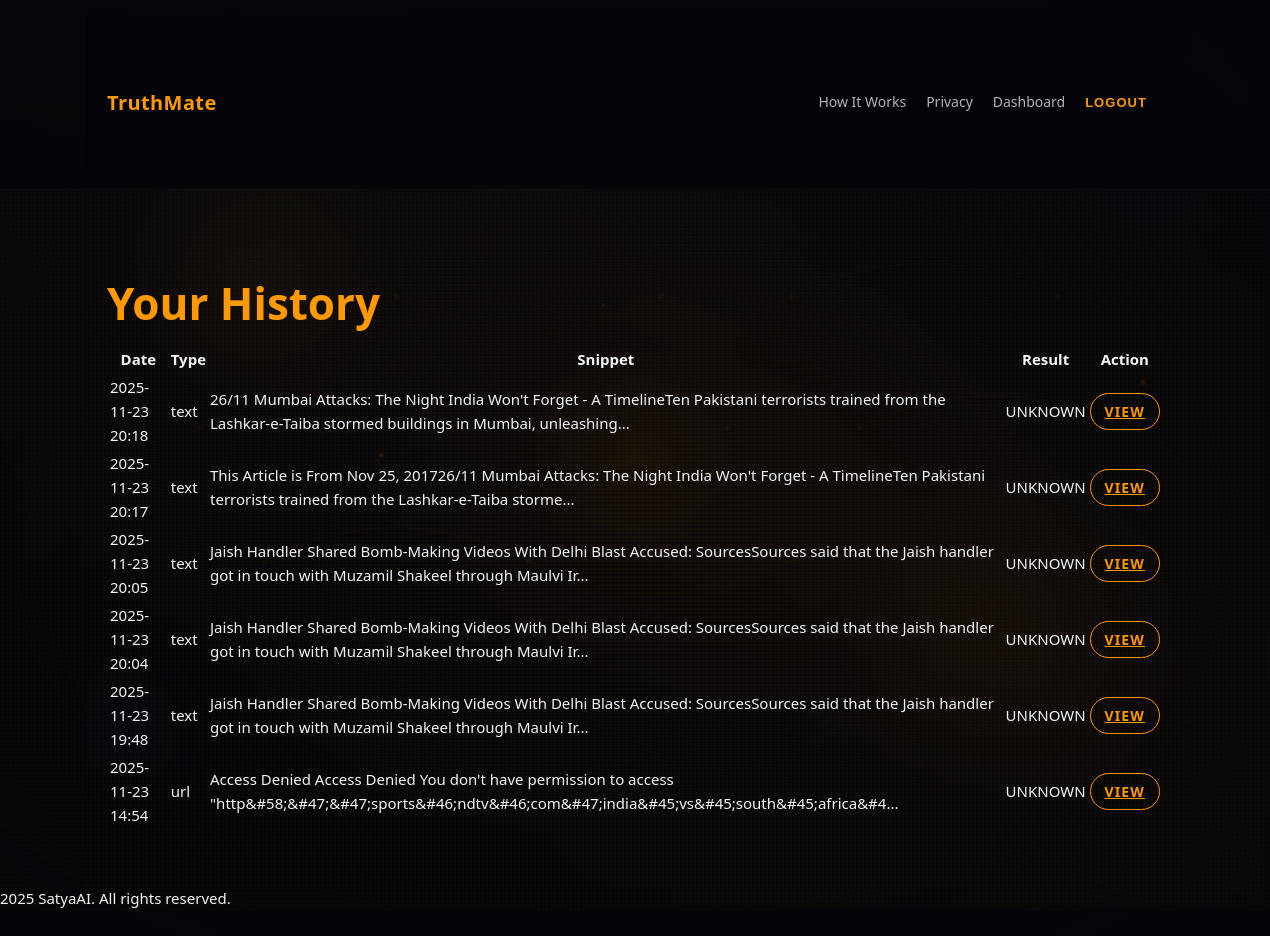
The page /history (signed in) on the database as committed earlier.
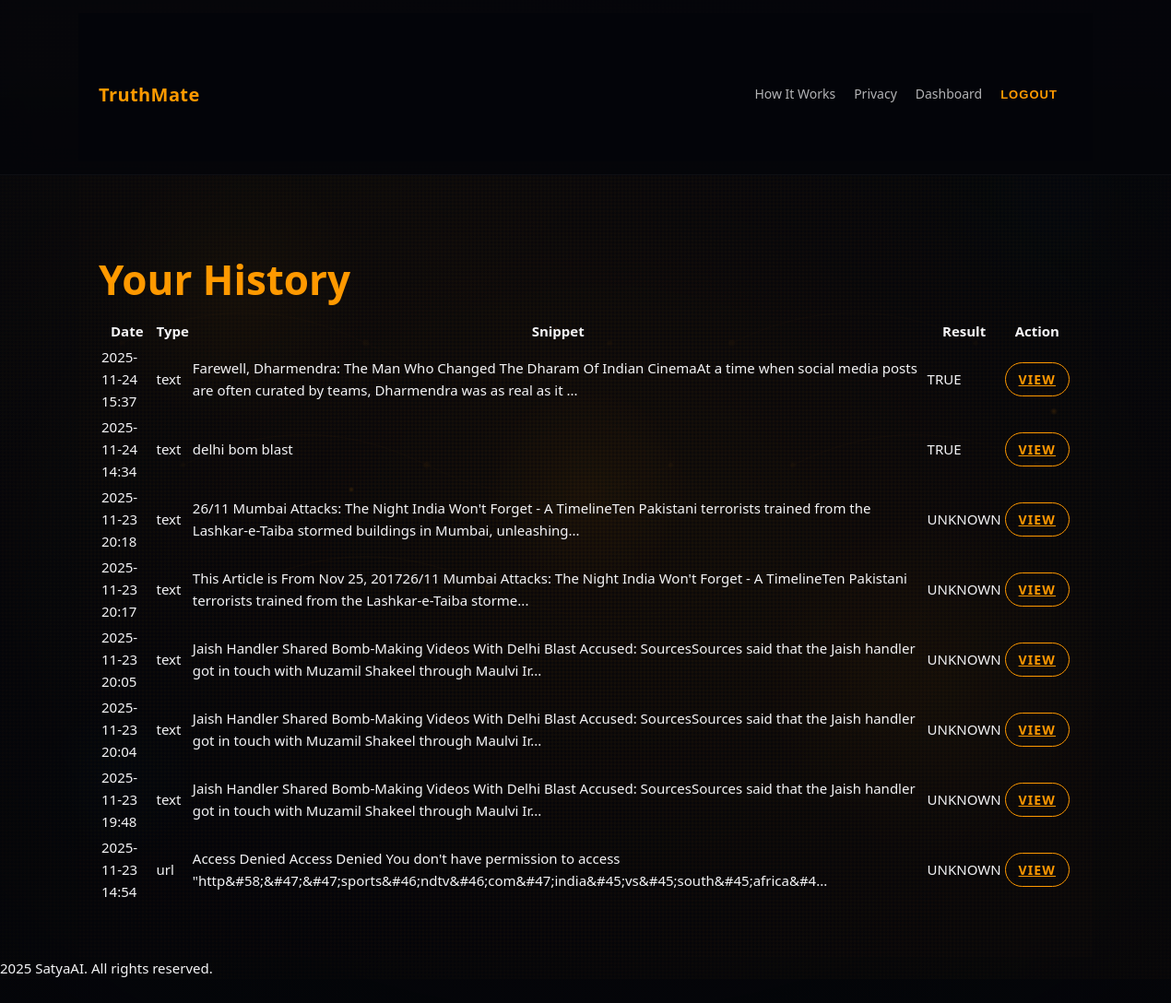
The same page on the database as committed later.
### models.py (models this page shows)
class Check(db.Model):
    __tablename__ = "checks"
    id = db.Column(db.Integer, primary_key=True)
    user_id = db.Column(db.Integer, db.ForeignKey("users.id"), nullable=True)
    input_type = db.Column(db.String(32))
    input_url = db.Column(db.String(2000))
    text_snippet = db.Column(db.Text)
    result_json = db.Column(db.Text)  # store JSON as text
    created_at = db.Column(db.DateTime, default=datetime.utcnow)

### app.py (the view)
@app.route("/history")
@login_required
def history():
    checks = (
        Check.query.filter_by(user_id=current_user.id)
        .order_by(Check.created_at.desc())
        .limit(200)
        .all()
    )
    return render_template("history.html", checks=checks)

### app.py (called while the page is built)
@login_manager.user_loader
def load_user(user_id):
    try:
        return User.query.get(int(user_id))
    except:
        return None

### templates/history.html
{% extends "base.html" %}
{% block content %}
<h1 class="hero-title">Your History</h1>
<div class="panel card">
  {% if checks %}
    <table class="checks-table">
      <thead>
        <tr>
          <th>Date</th>
          <th>Type</th>
          <th>Snippet</th>
          <th>Result</th>
          <th>Action</th>
        </tr>
      </thead>
      <tbody>
        {% for c in checks %}
          <tr>
            <td>{{ c.created_at.strftime('%Y-%m-%d %H:%M') }}</td>
            <td>{{ c.input_type }}</td>
            <td class="mono">
              {{ c.text_snippet[:160] }}{% if c.text_snippet|length > 160 %}...{% endif %}
            </td>
            <td>
              {% set res = (c.result_json | loads) %}
              {% if res.status == 'fake' %}
                <span class="pill pill-fake">FAKE</span>
              {% elif res.status == 'true' %}
                <span class="pill pill-true">TRUE</span>
              {% else %}
                <span class="pill pill-unknown">UNKNOWN</span>
              {% endif %}
            </td>
            <td>
              <a class="btn-outline small" href="{{ url_for('results', check_id=c.id) }}">
                View
              </a>
            </td>
          </tr>
        {% endfor %}
      </tbody>
    </table>
  {% else %}
    <p>No history yet — run an analysis first.</p>
  {% endif %}
</div>
{% endblock %}

Rows that differ between the two databases and show on the page:
added Check: created_at "2025-11-24 15:37", input_type "text", text_snippet "Farewell, Dharmendra: The Man Who Changed The Dharam Of Indian CinemaAt a time when social media posts are often curated by teams, Dharmendra was as real as it", shows "TRUE"
added Check: created_at "2025-11-24 14:34", input_type "text", text_snippet "delhi bom blast", shows "TRUE"
